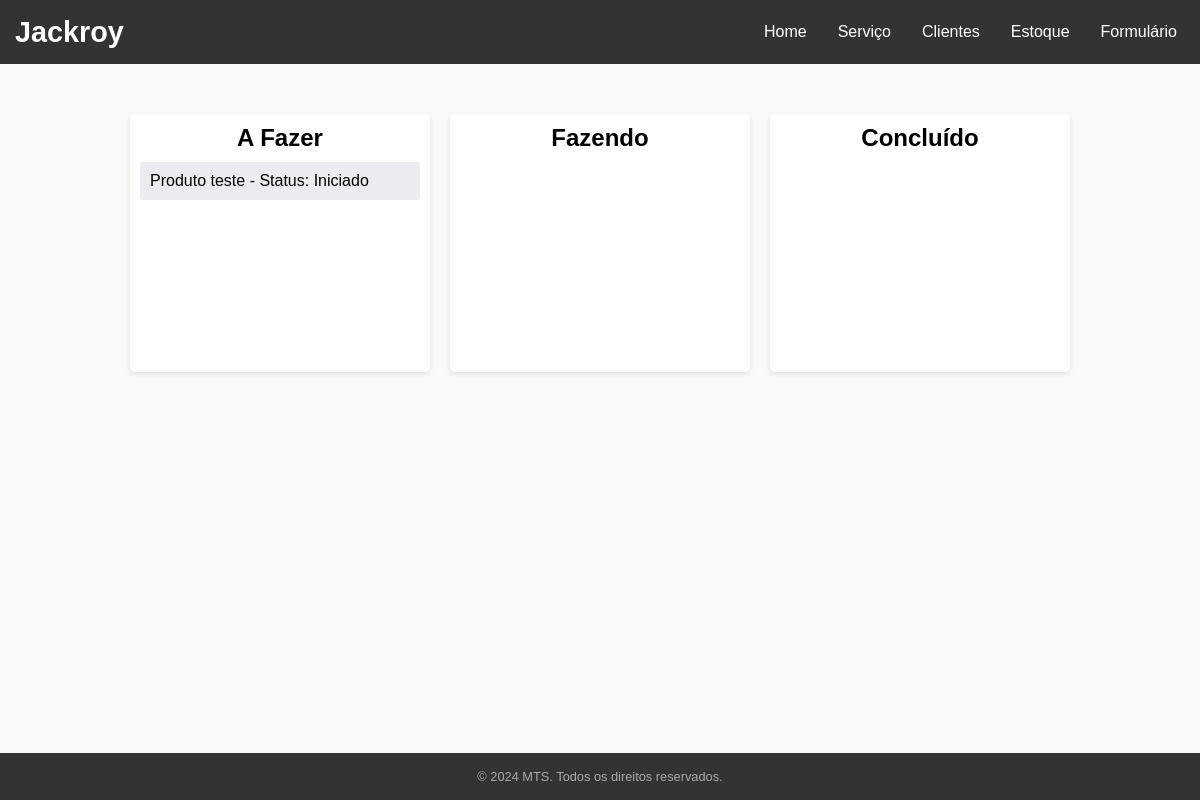
Before: /main/ with the older database file.
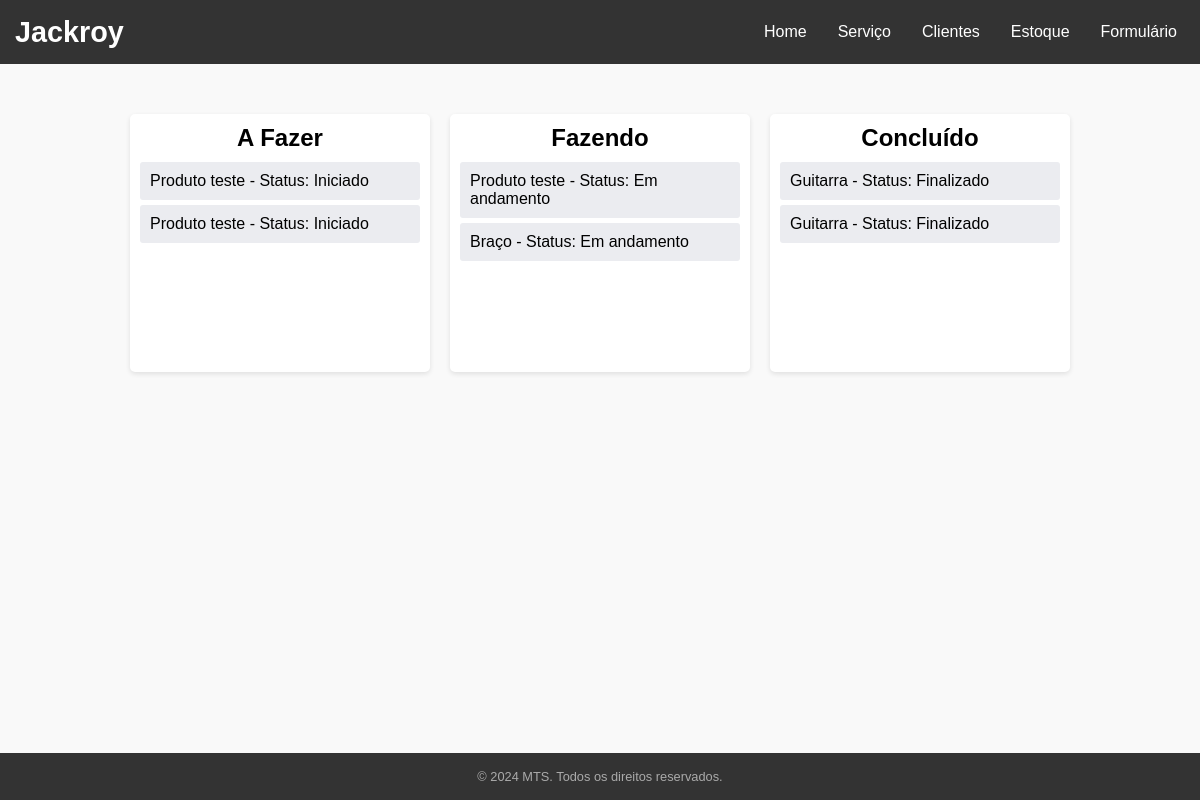
After: the same page with the newer database file.
### oficina/models.py (models this page shows, shortened)
class Orders(models.Model):
    class Order_Status_Choices(models.TextChoices):
        STARTED = '1', 'Iniciado'
        IN_PROGRESS = '2', 'Em andamento'
        COMPLETED = '3', 'Finalizado'
        CANCELED = '4', 'Cancelado'
    status_o = models.CharField(max_length=1, choices=Order_Status_Choices.choices, default=Order_Status_Choices.STARTED)
    o_client = models.ForeignKey(Clients, on_delete=models.CASCADE)
    o_product = models.ForeignKey(Products, on_delete=models.CASCADE, related_name='orders')
    o_payment = models.ForeignKey(Payments, on_delete=models.CASCADE)
    s_price = models.ForeignKey(Services, on_delete=models.CASCADE)  # s_price linked to Services model
    created_at = models.DateTimeField(auto_now_add=True)
    created_by = models.ForeignKey(User, on_delete=models.SET_NULL, null=True, blank=True, related_name='orders')

class Products(models.Model):
    name = models.CharField(max_length=50)
    class ProductStatusChoices(models.TextChoices):
        ACTIVE = '1', 'Ativo'
        INACTIVE = '2', 'Inativo'
    status_p = models.CharField(max_length=1, choices=ProductStatusChoices.choices, default=ProductStatusChoices.ACTIVE)
    category = models.ForeignKey(Categories, on_delete=models.CASCADE)
    description = models.TextField()
    def __str__(self):
        return f"{self.name}"

### oficina/views.py (the view, shortened to what this page needs)
# urls.py: path('', include('oficina.urls')),
def oficina(request):
    form_order = OrdersForm()
    form_client = ClientForm()
    form_product = ProductsForm()
    form_type = request.POST.get('form_type')
    orders_starteds = Orders.objects.filter(status_o=1)
    orders_in_progress = Orders.objects.filter(status_o=2)
    orders_completed = Orders.objects.filter(status_o=3)
    if form_type == 'order_form':
        form_order = OrdersForm(request.POST)
        if form_order.is_valid():
            form_order.save()
            return redirect(oficina)
    if form_type == 'client_form':
        form_client = ClientForm(request.POST)
        if form_client.is_valid():
            form_client.save()
            return redirect(oficina)
    if form_type == 'product_form':
        form_product = ProductsForm(request.POST)
        if form_product.is_valid():
            form_product.save()
            return redirect(oficina)
    return render(request, 'Oficina/main.html', context={
        'os': orders_starteds,
        'op': orders_in_progress,
        'oc': orders_completed,
        'form_order': form_order,
        'form_client': form_client,
        'form_product': form_product
    })

### oficina/templates/Oficina/main.html (shortened to what this page needs)
<!DOCTYPE html>
<html lang="en">
<head>
    {% load static %}
    <link rel="stylesheet" type="text/css" href="{% static 'Oficina/styles.css' %}">
</head>
<body>
    <header class="header">
        <a href="#" class="logo">Jackroy</a>
        <nav class="menu-bar">
            <a href="{% url 'home' %}">Home</a>
            <a href="{% url 'home' %}">Serviço</a>
            <a href="{% url 'home' %}">Clientes</a>
            <div class="dropdown">
                <a href="#" onclick="toggleDropdown(event)">Estoque</a>
            </div>
            <a href="{% url 'formulario' %}">Formulário</a>
        </nav>
    </header>
    <div class="content">
        {% block content %}
        <div class="container">
            <div class="board">
                <div class="column" id="todo">
                    <h2>A Fazer</h2>
                    <div class="tasks">
                        {% for o in os %}
                        <div id="task-{{ o.id }}" class="task" draggable="true" data-order-id="{{ o.id }}">
                            {{ o.o_product }} - Status: Iniciado
                        </div>
                        {% endfor %}
                    </div>
                </div>
                <div class="column" id="doing">
                    <h2>Fazendo</h2>
                    <div class="tasks">
                        {% for o in op %}
                        <div id="task-{{ o.id }}" class="task" draggable="true" data-order-id="{{ o.id }}">
                            {{ o.o_product }} - Status: Em andamento
                        </div>
                        {% endfor %}
                    </div>
                </div>
                <div class="column" id="done">
                    <h2>Concluído</h2>
                    <div class="tasks">
                        {% for o in oc %}
                        <div id="task-{{ o.id }}" class="task" draggable="true" data-order-id="{{ o.id }}">
                            {{ o.o_product }} - Status: Finalizado
                        </div>
                        {% endfor %}
                    </div>
                </div>
            </div>
        </div>
        {% endblock %}
    </div>
    <footer id="footer" onclick="toggleFooter()">
        <div id="footer-label">
            <p>&copy; 2024 MTS. Todos os direitos reservados.</p>
        </div>
    </footer>
</body>
</html>

### oficina/static/Oficina/styles.css (style rules this page uses)
html, body { height: 100%; margin: 0; font-family: Arial, sans-serif; overflow-x: hidden; }
body { display: flex; flex-direction: column; background-color: #f4f4f4; }
.content { flex: 1; padding: 20px; background-color: #f9f9f9; box-sizing: border-box; width: 100%; }
.header { background-color: #333; color: white; padding: 15px; display: flex; justify-content: space-between; align-items: center; z-index: 1; position: sticky; top: 0; width: 100%; box-sizing: border-box; }
.logo { font-size: 1.8rem; color: #fff; font-weight: bold; text-decoration: none; margin: 0; }
.menu-bar { display: flex; align-items: center; gap: 15px; }
.menu-bar a { font-size: 1rem; color: white; text-decoration: none; padding: 8px; transition: color 0.3s ease; border-radius: 4px; }
footer { background-color: #333; color: white; text-align: center; padding: 3px 0; width: 100%; box-sizing: border-box; cursor: pointer; }
#footer-label { font-size: 0.8rem; color: #aaa; }
.container { display: flex; justify-content: center; padding: 20px; box-sizing: border-box; }
.board { display: flex; flex-wrap: wrap; }
.column { background-color: white; border-radius: 5px; width: 300px; margin: 10px; padding: 10px; box-shadow: 0 2px 5px rgba(0, 0, 0, 0.1); box-sizing: border-box; }
.column h2 { text-align: center; margin: 0 0 10px; }
.tasks { min-height: 200px; }
.task { background-color: #ebecf0; margin: 5px 0; padding: 10px; border-radius: 3px; }
.dropdown { position: relative; display: inline-block; }

Changed rows visible on the page:
added Orders: o_product "Produto teste", shown under "A Fazer"
added Orders: o_product "Produto teste", shown under "Fazendo"
added Orders: o_product "Braço", shown under "Fazendo"
added Orders: o_product "Guitarra", shown under "Concluído"
added Orders: o_product "Guitarra", shown under "Concluído"
